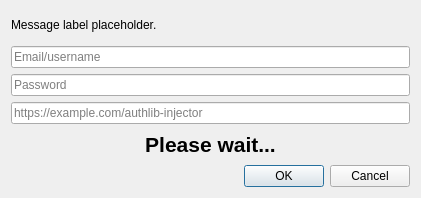
<?xml version="1.0" encoding="UTF-8"?>
<ui version="4.0">
 <class>AuthlibInjectorLoginDialog</class>
 <widget class="QDialog" name="AuthlibInjectorLoginDialog">
  <property name="geometry">
   <rect>
    <x>0</x>
    <y>0</y>
    <width>421</width>
    <height>198</height>
   </rect>
  </property>
  <property name="sizePolicy">
   <sizepolicy hsizetype="Fixed" vsizetype="Fixed">
    <horstretch>0</horstretch>
    <verstretch>0</verstretch>
   </sizepolicy>
  </property>
  <property name="windowTitle">
   <string>Add Account</string>
  </property>
  <layout class="QVBoxLayout" name="verticalLayout">
   <item>
    <widget class="QLabel" name="label">
     <property name="text">
      <string notr="true">Message label placeholder.</string>
     </property>
     <property name="textFormat">
      <enum>Qt::RichText</enum>
     </property>
     <property name="textInteractionFlags">
      <set>Qt::LinksAccessibleByKeyboard|Qt::LinksAccessibleByMouse|Qt::TextBrowserInteraction|Qt::TextSelectableByKeyboard|Qt::TextSelectableByMouse</set>
     </property>
     <property name="openExternalLinks">
      <bool>true</bool>
     </property>
    </widget>
   </item>
   <item>
    <widget class="QLineEdit" name="userTextBox">
     <property name="placeholderText">
      <string>Email/username</string>
     </property>
    </widget>
   </item>
   <item>
    <widget class="QLineEdit" name="passTextBox">
     <property name="echoMode">
      <enum>QLineEdit::Password</enum>
     </property>
     <property name="placeholderText">
      <string>Password</string>
     </property>
    </widget>
   </item>
   <item>
    <widget class="QLineEdit" name="authlibInjectorTextBox">
     <property name="placeholderText">
       <string>https://example.com/authlib-injector</string>
     </property>
    </widget>
   </item>
    <item>
    <widget class="QLabel" name="loadingLabel">
      <property name="font">
      <font>
        <pointsize>16</pointsize>
        <weight>75</weight>
        <bold>true</bold>
      </font>
      </property>
      <property name="text">
      <string>Please wait...</string>
      </property>
      <property name="alignment">
      <set>Qt::AlignCenter</set>
      </property>
      <property name="wordWrap">
      <bool>true</bool>
      </property>
    </widget>
   </item>
   <item>
    <widget class="QDialogButtonBox" name="buttonBox">
     <property name="orientation">
      <enum>Qt::Horizontal</enum>
     </property>
     <property name="standardButtons">
      <set>QDialogButtonBox::Cancel|QDialogButtonBox::Ok</set>
     </property>
    </widget>
   </item>
  </layout>
 </widget>
 <resources/>
 <connections/>
</ui>
